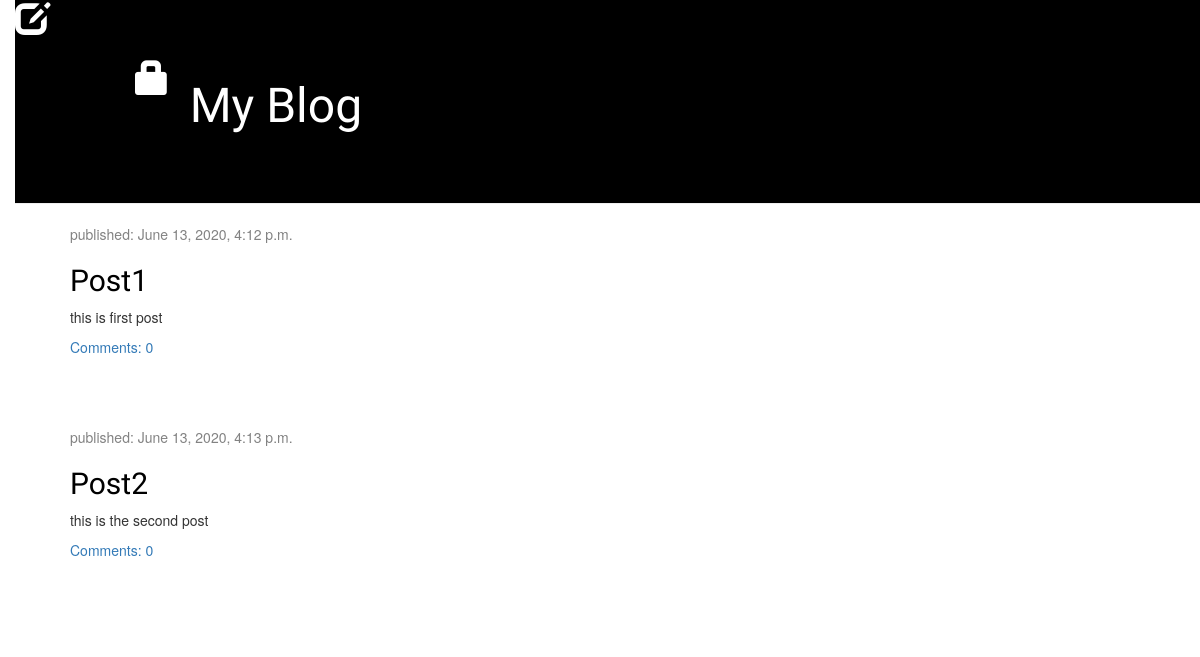
/, run on an earlier commit of the app's database.
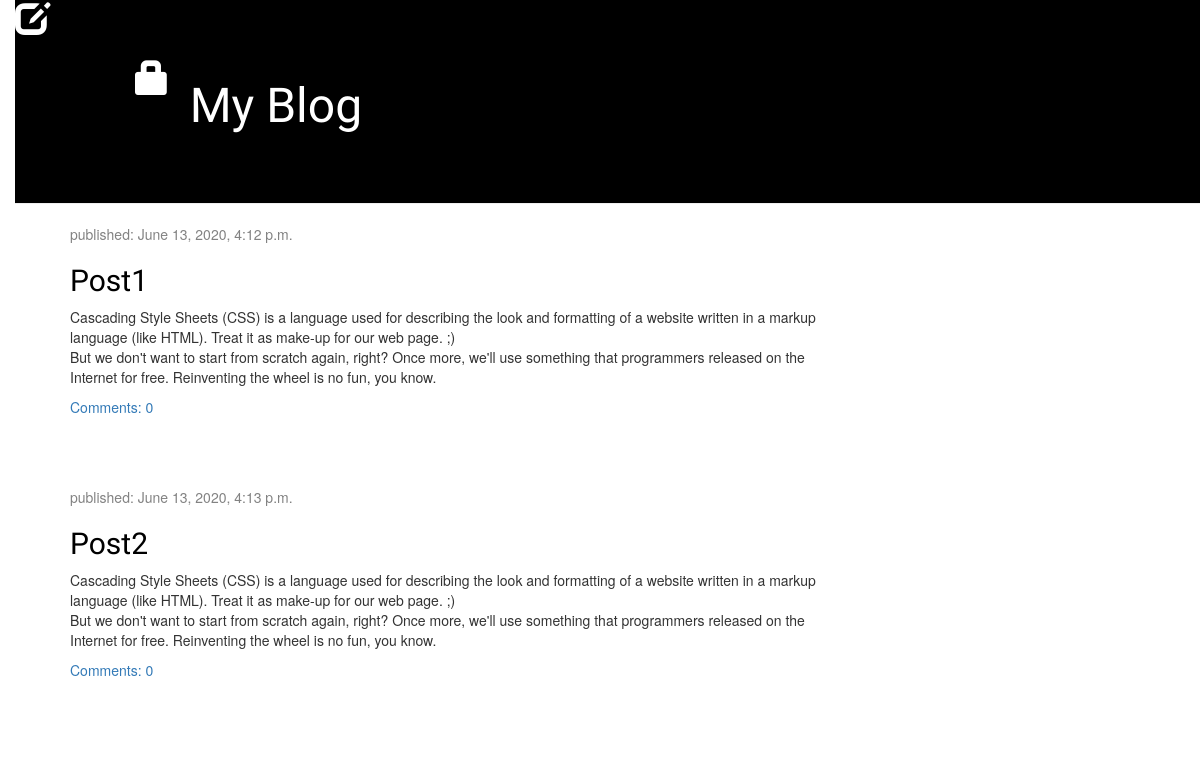
And on a later commit of the database.
### blog/models.py (models this page shows, shortened)
class Post(models.Model):
    author=models.ForeignKey(settings.AUTH_USER_MODEL, on_delete=models.CASCADE)
    title=models.CharField(max_length=200)
    text=models.TextField()
    created_date=models.DateTimeField(default=timezone.now)
    published_date=models.DateTimeField(blank=True, null=True)
    def approved_comments(self):
        return self.comments.filter(approved_comment=True)

### blog/views.py (the view)
# urls.py: path('', views.post_list, name='post_list'),
def post_list(request):
    posts=Post.objects.filter(published_date__lte=timezone.now()).order_by('published_date')
    return render(request, 'blog/post_list.html', {'posts':posts})

### blog/templates/blog/post_list.html
{% extends 'blog/base.html' %}
{% block content %}
    {% for post in posts %}
        <div class="post">
            <div class="date">
                <p>published: {{ post.published_date }}</p>
            </div>
            <h2><a href="{% url 'post_detail' pk=post.pk %}">{{ post.title }}</a></h2>
            <p>{{ post.text|linebreaksbr }}</p>
            <a href="{% url 'post_detail' pk=post.pk %}">Comments: {{ post.approved_comments.count }}</a>
        </div>
    {% endfor %}
{% endblock %}

What changed in the data, as far as the page shows it:
changed Post "Post1": text "this is first post" → "Cascading Style Sheets (CSS) is a language used for describing the look and formatting of a website written in a markup language (like HTML). Treat it as make-up for our web page. ;) But we don't want to start from scratch again, right? Once more, we'll use something that programmers released on the Internet for free. Reinventing the wheel is no fun, you know."
changed Post "Post2": text "this is the second post" → "Cascading Style Sheets (CSS) is a language used for describing the look and formatting of a website written in a markup language (like HTML). Treat it as make-up for our web page. ;) But we don't want to start from scratch again, right? Once more, we'll use something that programmers released on the Internet for free. Reinventing the wheel is no fun, you know."
